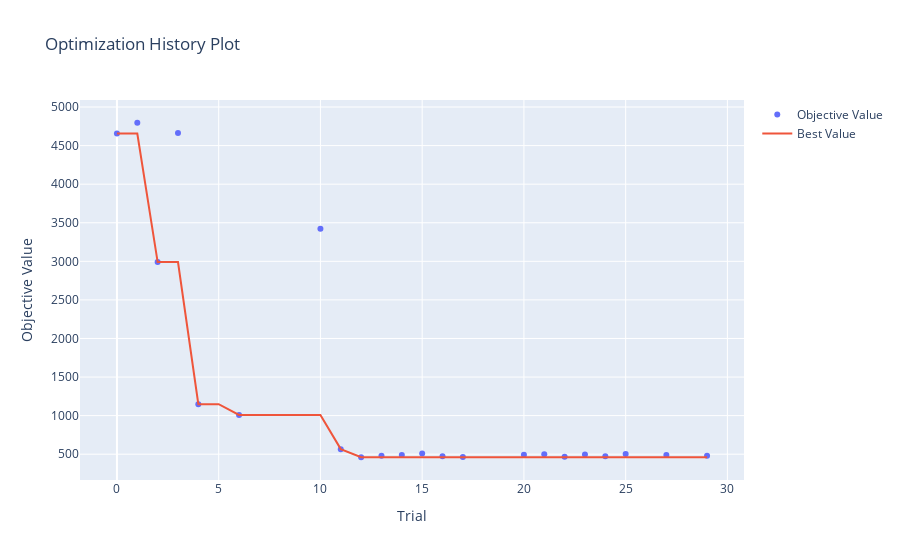
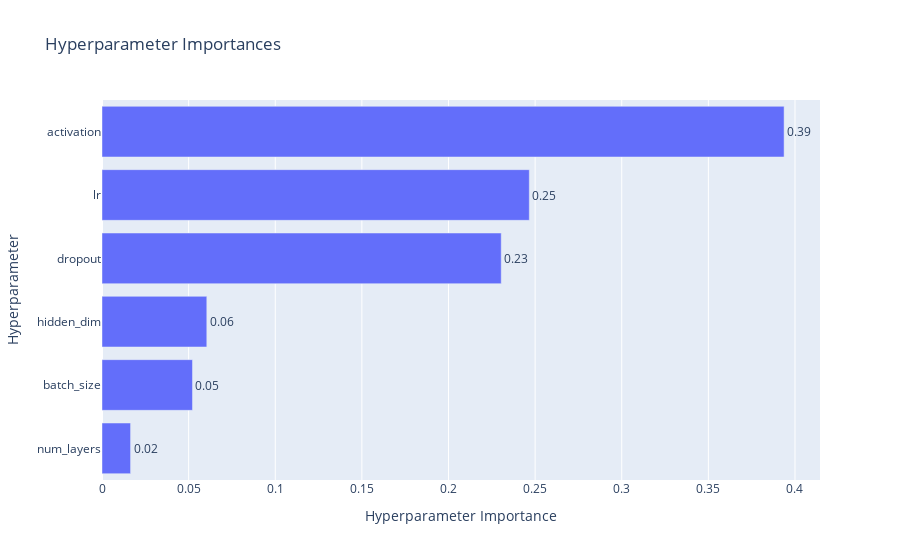

The notebook cell these images were saved under, in order:
### Markdown cell above
### 5. Optuna Visuals
Let's look at the charts to see how the optimization process went and which parameters mattered most.

### Code cell
# Optimization History
fig = plot_optimization_history(study)
fig.show()

# Parameter Importance
try:
    fig = plot_param_importances(study)
    fig.show()
except:
    print("Oops, couldn't plot importance.")

### Figure 1 — Plotly figure (JSON) as saved in the notebook; plotly's stock layout.template omitted (floating-point values rounded to 4 significant figures)
{"data": [{"mode": "markers", "name": "Objective Value", "type": "scatter", "x": [0, 1, 2, 3, 4, 6, 10, 11, 12, 13, 14, 15, 16, 17, 20, 21, 22, 23, 24, 25, 27, 29], "y": [4657.0, 4796.0, 2990.0, 4662.0, 1148.0, 1009.0, 3422.0, 565.6, 460.3, 480.2, 491.0, 510.4, 474.8, 465.0, 492.5, 499.2, 468.1, 496.6, 474.7, 500.8, 487.9, 478.4]}, {"mode": "lines", "name": "Best Value", "type": "scatter", "x": [0, 1, 2, 3, 4, 5, 6, 7, 8, 9, 10, 11, 12, 13, 14, 15, 16, 17, 18, 19, 20, 21, 22, 23, 24, 25, 26, 27, 28, 29], "y": [4657.0, 4657.0, 2990.0, 2990.0, 1148.0, 1148.0, 1009.0, 1009.0, 1009.0, 1009.0, 1009.0, 565.6, 460.3, 460.3, 460.3, 460.3, 460.3, 460.3, 460.3, 460.3, 460.3, 460.3, 460.3, 460.3, 460.3, 460.3, 460.3, 460.3, 460.3, 460.3]}, {"marker": {"color": "#cccccc"}, "mode": "markers", "name": "Infeasible Trial", "showlegend": false, "type": "scatter", "x": [], "y": []}], "layout": {"title": {"text": "Optimization History Plot"}, "xaxis": {"title": {"text": "Trial"}}, "yaxis": {"title": {"text": "Objective Value"}}}}

### Figure 2 — Plotly figure (JSON) as saved in the notebook; plotly's stock layout.template omitted (floating-point values rounded to 4 significant figures)
{"data": [{"cliponaxis": false, "hovertemplate": ["num_layers (IntDistribution): 0.01649062374261434<extra></extra>", "batch_size (CategoricalDistribution): 0.05222053427346869<extra></extra>", "hidden_dim (IntDistribution): 0.06048880155485241<extra></extra>", "dropout (FloatDistribution): 0.2304377059581482<extra></extra>", "lr (FloatDistribution): 0.2466469361713919<extra></extra>", "activation (CategoricalDistribution): 0.3937153982995245<extra></extra>"], "name": "Objective Value", "orientation": "h", "text": ["0.02", "0.05", "0.06", "0.23", "0.25", "0.39"], "textposition": "outside", "type": "bar", "x": [0.01649, 0.05222, 0.06049, 0.2304, 0.2466, 0.3937], "y": ["num_layers", "batch_size", "hidden_dim", "dropout", "lr", "activation"]}], "layout": {"title": {"text": "Hyperparameter Importances"}, "xaxis": {"title": {"text": "Hyperparameter Importance"}}, "yaxis": {"title": {"text": "Hyperparameter"}}}}
